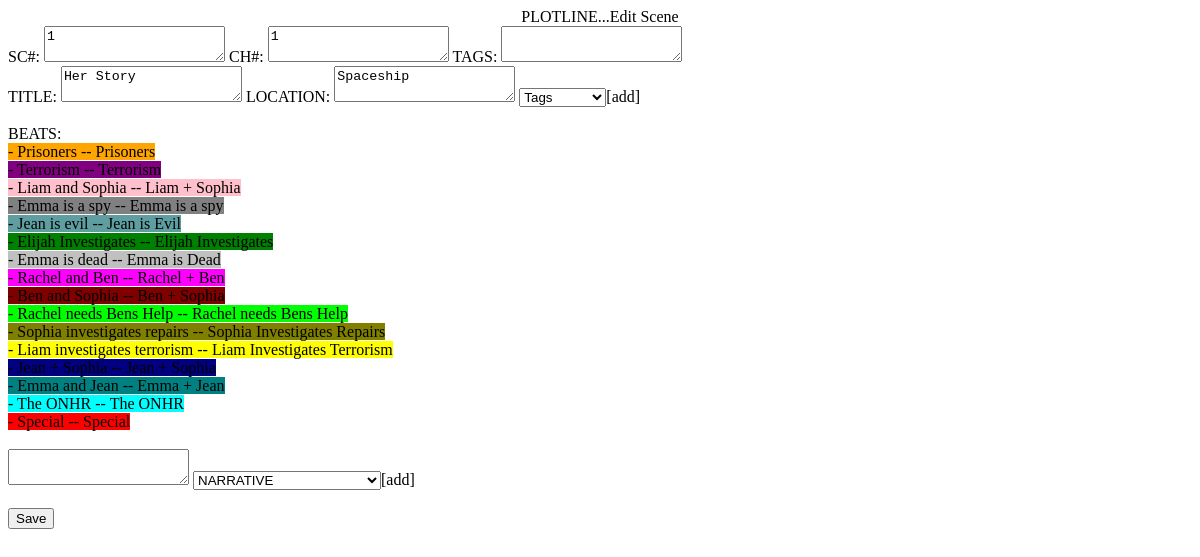
The page /editscene/87 on the database as committed earlier.
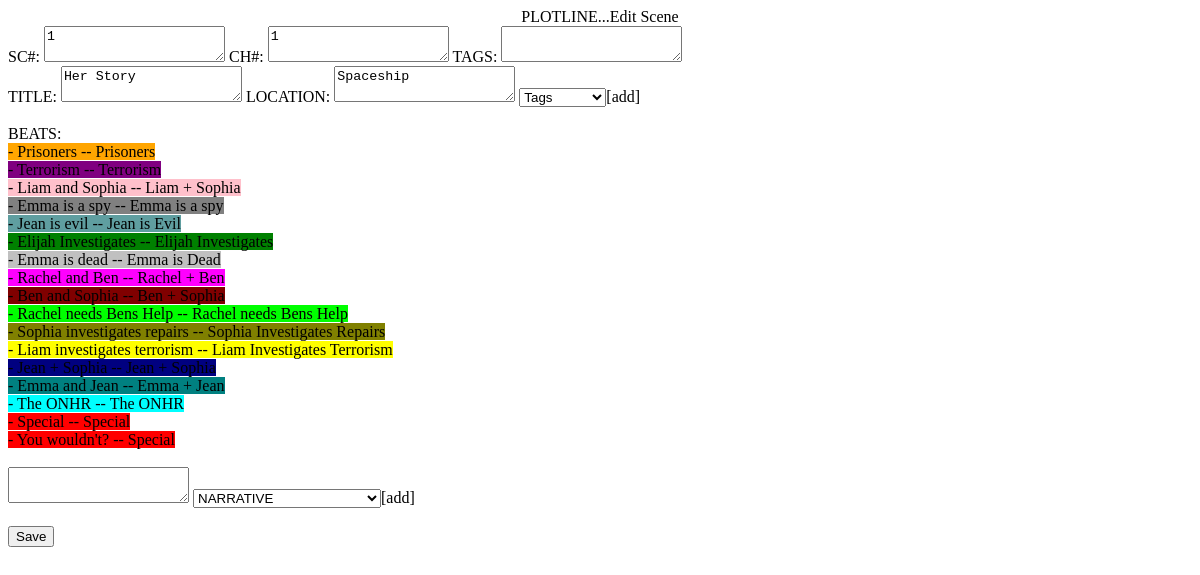
The same page on the database as committed later.
### tables this page shows
CREATE TABLE "MAIN" (
	"KEY"	INTEGER UNIQUE,
	"CHAPTER"	INTEGER,
	"SCENE"	INTEGER,
	"TITLE"	TEXT UNIQUE,
	"LOCATION"	TEXT,
	"TAGS"	TEXT,
	PRIMARY KEY("KEY" AUTOINCREMENT)
);

CREATE TABLE "SCENE" (
	"KEY"	INTEGER,
	"NARRATIVE"	TEXT,
	"scene75"	TEXT,
	"scene76"	TEXT,
	"scene77"	TEXT,
	"scene78"	TEXT,
	"scene79"	TEXT,
	"scene80"	TEXT,
	"scene81"	TEXT,
	"scene82"	TEXT,
	"scene83"	TEXT,
	"scene84"	TEXT,
	"scene85"	TEXT
, scene86 TEXT, scene87 TEXT);

### plotline.py (the view)
@app.route('/editscene/<KEY>')
def editscene(KEY):
	key = str(KEY)
	scenenumber = 'scene' + str(KEY)
	import sqlite3
	connection = sqlite3.connect('projdbs/erotic.db')
	connection.row_factory = sqlite3.Row
	cursor = connection.cursor()
	cursor.execute("SELECT * FROM MAIN WHERE KEY = ?", (key,))
	rows = cursor.fetchall()
	cursor.execute('SELECT * FROM SCENE WHERE ? != "NULL"', (scenenumber,))
	beat = cursor.fetchall()
	return render_template('editscene.html', rows=rows, key=key, beat=beat,\
	 scenenumber=scenenumber)

### templates/editscene.html (shortened to what this page needs)
<!DOCTYPE html PUBLIC "-//W3C//DTD HTML 4.01//EN" "http://www.w3.org/TR/html4/strict.dtd">
<html><head>
</head><body>
<div style="text-align: center;">PLOTLINE...Edit Scene<br>
<div style="text-align: left;">
{% for row in rows %}
<form action="/updatescene/{{key}}" method="post">
  SC#: <textarea input name="SCENE">{{row['SCENE']}} </textarea>
  CH#: <textarea input name="CHAPTER">{{row['CHAPTER']}} </textarea>
  TAGS: <textarea input name="TAGS">{{row['TAGS']}} </textarea>
  <br>
  TITLE: <textarea input name="TITLE">{{row['TITLE']}} </textarea>
  LOCATION: <textarea input name='LOCATION'>{{row['LOCATION']}} </textarea>
  <select name="ADDTAGS" id="ADDTAGS">
  <option value="Tags">Tags</option>
  </select>[add]<br>
  <br>
  BEATS:
  <br>
  {% for row in beat %}
  {% if row[scenenumber] is not none %}
  {% if row['NARRATIVE'] == 'Prisoners' %}
  {% set color = 'orange' %}
  {% elif row['NARRATIVE'] == 'Terrorism' %}
  {% set color = 'purple' %}
  {% elif row['NARRATIVE'] == 'Liam + Sophia' %}
  {% set color = 'pink' %}
  {% elif row['NARRATIVE'] == 'Emma is a spy' %}
  {% set color = 'gray' %}
  {% elif row['NARRATIVE'] == 'Jean is Evil' %}
  {% set color = 'cadetblue' %}
  {% elif row['NARRATIVE'] == 'Elijah Investigates' %}
  {% set color = 'green' %}
  {% elif row['NARRATIVE'] == 'Emma is Dead' %}
  {% set color = 'silver' %}
  {% elif row['NARRATIVE'] == 'Rachel + Ben' %}
  {% set color = 'fuchsia' %}
  {% elif row['NARRATIVE'] == 'Ben + Sophia' %}
  {% set color = 'maroon' %}
  {% elif row['NARRATIVE'] == 'Rachel needs Bens Help' %}
  {% set color = 'lime' %}
  {% elif row['NARRATIVE'] == 'Sophia Investigates Repairs' %}
  {% set color = 'olive' %}
  {% elif row['NARRATIVE'] == 'Liam Investigates Terrorism' %}
  {% set color = 'yellow' %}
  {% elif row['NARRATIVE'] == 'Jean + Sophia' %}
  {% set color = 'navy' %}
  {% elif row['NARRATIVE'] == 'Emma + Jean' %}
  {% set color = 'teal' %}
  {% elif row['NARRATIVE'] == 'The ONHR' %}
  {% set color = 'aqua' %}
  {% elif row['NARRATIVE'] == 'Special' %}
  {% set color = 'red' %}
  {% endif %}
  <span style="background-color: {{ color }};"> - {{row[scenenumber]}} -- {{row['NARRATIVE']}}</span><br>
  {% endif %}
  {% endfor %}
  <br>
  <textarea input name="BEATS"></textarea>
  <select name="NARRATIVE" id="NARRATIVE">
  <option value="">NARRATIVE</option>
  </select>[add]<br>
  <br>
   <input name="form" value="Save" type="submit">
</form>
{% endfor %}
</div>
</div>
</body></html>

Rows that differ between the two databases and show on the page:
added SCENE: scene87 "You wouldn't?", NARRATIVE "Special"
